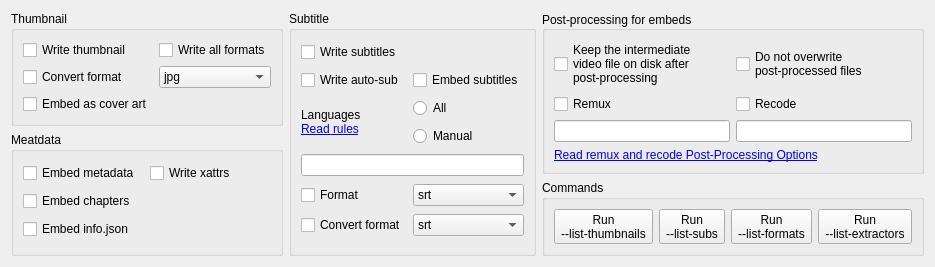
      <widget class="QWidget" name="tab_2">
       <attribute name="title">
        <string>Spices</string>
       </attribute>
       <layout class="QGridLayout" name="gridLayout_7">
        <item row="1" column="2" rowspan="2">
         <widget class="QGroupBox" name="groupBox_18">
          <property name="title">
           <string>Post-processing for embeds</string>
          </property>
          <property name="alignment">
           <set>Qt::AlignLeading|Qt::AlignLeft|Qt::AlignVCenter</set>
          </property>
          <property name="flat">
           <bool>false</bool>
          </property>
          <layout class="QGridLayout" name="gridLayout_20">
           <item row="0" column="1">
            <widget class="QCheckBox" name="checkBox_45">
             <property name="text">
              <string>Do not overwrite
post-processed files</string>
             </property>
            </widget>
           </item>
           <item row="0" column="0">
            <widget class="QCheckBox" name="checkBox_44">
             <property name="text">
              <string>Keep the intermediate
video file on disk after
post-processing</string>
             </property>
            </widget>
           </item>
           <item row="5" column="1">
            <widget class="QLineEdit" name="lineEdit_12"/>
           </item>
           <item row="5" column="0">
            <widget class="QLineEdit" name="lineEdit_11"/>
           </item>
           <item row="4" column="0">
            <widget class="QCheckBox" name="checkBox_71">
             <property name="text">
              <string>Remux</string>
             </property>
            </widget>
           </item>
           <item row="4" column="1">
            <widget class="QCheckBox" name="checkBox_70">
             <property name="text">
              <string>Recode</string>
             </property>
            </widget>
           </item>
           <item row="6" column="0" colspan="2">
            <widget class="QLabel" name="label_19">
             <property name="text">
              <string>&lt;html&gt;&lt;head/&gt;&lt;body&gt;&lt;p&gt;&lt;a href=&quot;https://github.com/yt-dlp/yt-dlp?tab=readme-ov-file#post-processing-options&quot;&gt;&lt;span style=&quot; text-decoration: underline; color:#0000ff;&quot;&gt;Read remux and recode Post-Processing Options&lt;/span&gt;&lt;/a&gt;&lt;/p&gt;&lt;/body&gt;&lt;/html&gt;</string>
             </property>
             <property name="textFormat">
              <enum>Qt::RichText</enum>
             </property>
            </widget>
           </item>
          </layout>
         </widget>
        </item>
        <item row="1" column="0">
         <widget class="QGroupBox" name="groupBox_9">
          <property name="sizePolicy">
           <sizepolicy hsizetype="Fixed" vsizetype="Preferred">
            <horstretch>0</horstretch>
            <verstretch>0</verstretch>
           </sizepolicy>
          </property>
          <property name="title">
           <string>Thumbnail</string>
          </property>
          <layout class="QGridLayout" name="gridLayout_9">
           <item row="0" column="0">
            <widget class="QCheckBox" name="checkBox">
             <property name="text">
              <string>Write thumbnail</string>
             </property>
            </widget>
           </item>
           <item row="3" column="1">
            <widget class="QComboBox" name="comboBox_6">
             <item>
              <property name="text">
               <string>jpg</string>
              </property>
             </item>
             <item>
              <property name="text">
               <string>png</string>
              </property>
             </item>
             <item>
              <property name="text">
               <string>webp</string>
              </property>
             </item>
            </widget>
           </item>
           <item row="3" column="0">
            <widget class="QCheckBox" name="checkBox_34">
             <property name="text">
              <string>Convert format</string>
             </property>
            </widget>
           </item>
           <item row="4" column="0">
            <widget class="QCheckBox" name="checkBox_33">
             <property name="text">
              <string>Embed as cover art</string>
             </property>
            </widget>
           </item>
           <item row="0" column="1">
            <widget class="QCheckBox" name="checkBox_2">
             <property name="text">
              <string>Write all formats</string>
             </property>
            </widget>
           </item>
          </layout>
         </widget>
        </item>
        <item row="1" column="1" rowspan="3">
         <widget class="QGroupBox" name="groupBox_10">
          <property name="sizePolicy">
           <sizepolicy hsizetype="Fixed" vsizetype="Preferred">
            <horstretch>0</horstretch>
            <verstretch>0</verstretch>
           </sizepolicy>
          </property>
          <property name="title">
           <string>Subtitle</string>
          </property>
          <layout class="QGridLayout" name="gridLayout_8">
           <item row="2" column="0" rowspan="2">
            <widget class="QLabel" name="label_7">
             <property name="text">
              <string>&lt;html&gt;&lt;head/&gt;&lt;body&gt;&lt;p&gt;Languages&lt;br/&gt;&lt;a href=&quot;https://github.com/yt-dlp/yt-dlp?tab=readme-ov-file#subtitle-options&quot;&gt;&lt;span style=&quot; text-decoration: underline; color:#0000ff;&quot;&gt;Read rules&lt;/span&gt;&lt;/a&gt;&lt;/p&gt;&lt;/body&gt;&lt;/html&gt;</string>
             </property>
             <property name="textFormat">
              <enum>Qt::RichText</enum>
             </property>
            </widget>
           </item>
           <item row="0" column="0">
            <widget class="QCheckBox" name="checkBox_35">
             <property name="text">
              <string>Write subtitles</string>
             </property>
            </widget>
           </item>
           <item row="6" column="0">
            <widget class="QCheckBox" name="checkBox_36">
             <property name="text">
              <string>Convert format</string>
             </property>
            </widget>
           </item>
           <item row="6" column="1">
            <widget class="QComboBox" name="comboBox_7">
             <item>
              <property name="text">
               <string>srt</string>
              </property>
             </item>
             <item>
              <property name="text">
               <string>ass</string>
              </property>
             </item>
             <item>
              <property name="text">
               <string>vtt</string>
              </property>
             </item>
             <item>
              <property name="text">
               <string>lrc</string>
              </property>
             </item>
            </widget>
           </item>
           <item row="5" column="0">
            <widget class="QCheckBox" name="checkBox_38">
             <property name="text">
              <string>Format</string>
             </property>
            </widget>
           </item>
           <item row="5" column="1">
            <widget class="QComboBox" name="comboBox_8">
             <item>
              <property name="text">
               <string>srt</string>
              </property>
             </item>
             <item>
              <property name="text">
               <string>ass</string>
              </property>
             </item>
             <item>
              <property name="text">
               <string>vtt</string>
              </property>
             </item>
             <item>
              <property name="text">
               <string>lrc</string>
              </property>
             </item>
            </widget>
           </item>
           <item row="2" column="1">
            <widget class="QRadioButton" name="radioButton_7">
             <property name="text">
              <string>All</string>
             </property>
            </widget>
           </item>
           <item row="3" column="1">
            <widget class="QRadioButton" name="radioButton_8">
             <property name="text">
              <string>Manual</string>
             </property>
            </widget>
           </item>
           <item row="1" column="0">
            <widget class="QCheckBox" name="checkBox_37">
             <property name="text">
              <string>Write auto-sub</string>
             </property>
            </widget>
           </item>
           <item row="1" column="1">
            <widget class="QCheckBox" name="checkBox_39">
             <property name="text">
              <string>Embed subtitles</string>
             </property>
            </widget>
           </item>
           <item row="4" column="0" colspan="2">
            <widget class="QLineEdit" name="lineEdit_5"/>
           </item>
          </layout>
         </widget>
        </item>
        <item row="2" column="0" rowspan="2">
         <widget class="QGroupBox" name="groupBox_17">
          <property name="sizePolicy">
           <sizepolicy hsizetype="Preferred" vsizetype="Preferred">
            <horstretch>0</horstretch>
            <verstretch>0</verstretch>
           </sizepolicy>
          </property>
          <property name="title">
           <string>Meatdata</string>
          </property>
          <layout class="QGridLayout" name="gridLayout_19">
           <item row="1" column="0">
            <widget class="QCheckBox" name="checkBox_41">
             <property name="text">
              <string>Embed chapters</string>
             </property>
            </widget>
           </item>
           <item row="2" column="0">
            <widget class="QCheckBox" name="checkBox_42">
             <property name="text">
              <string>Embed info.json</string>
             </property>
            </widget>
           </item>
           <item row="0" column="0">
            <widget class="QCheckBox" name="checkBox_40">
             <property name="text">
              <string>Embed metadata</string>
             </property>
            </widget>
           </item>
           <item row="0" column="1">
            <widget class="QCheckBox" name="checkBox_43">
             <property name="text">
              <string>Write xattrs</string>
             </property>
            </widget>
           </item>
          </layout>
         </widget>
        </item>
        <item row="3" column="2">
         <widget class="QGroupBox" name="groupBox_24">
          <property name="title">
           <string>Commands</string>
          </property>
          <layout class="QGridLayout" name="gridLayout_28">
           <item row="0" column="2">
            <widget class="QToolButton" name="toolButton_10">
             <property name="sizePolicy">
              <sizepolicy hsizetype="Preferred" vsizetype="Preferred">
               <horstretch>0</horstretch>
               <verstretch>0</verstretch>
              </sizepolicy>
             </property>
             <property name="text">
              <string>Run
--list-formats</string>
             </property>
            </widget>
           </item>
           <item row="0" column="1">
            <widget class="QToolButton" name="toolButton_9">
             <property name="sizePolicy">
              <sizepolicy hsizetype="Preferred" vsizetype="Preferred">
               <horstretch>0</horstretch>
               <verstretch>0</verstretch>
              </sizepolicy>
             </property>
             <property name="text">
              <string>Run
--list-subs</string>
             </property>
            </widget>
           </item>
           <item row="0" column="0">
            <widget class="QToolButton" name="toolButton_8">
             <property name="sizePolicy">
              <sizepolicy hsizetype="Preferred" vsizetype="Preferred">
               <horstretch>0</horstretch>
               <verstretch>0</verstretch>
              </sizepolicy>
             </property>
             <property name="text">
              <string>Run
--list-thumbnails</string>
             </property>
            </widget>
           </item>
           <item row="0" column="3">
            <widget class="QToolButton" name="toolButton_11">
             <property name="sizePolicy">
              <sizepolicy hsizetype="Preferred" vsizetype="Preferred">
               <horstretch>0</horstretch>
               <verstretch>0</verstretch>
              </sizepolicy>
             </property>
             <property name="text">
              <string>Run
--list-extractors</string>
             </property>
            </widget>
           </item>
          </layout>
         </widget>
        </item>
       </layout>
      </widget>
